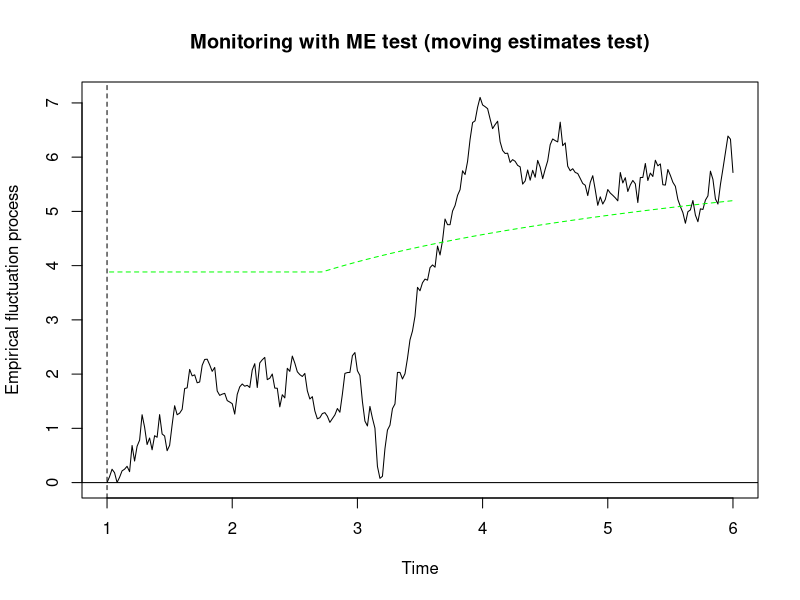

Write the R code that produced this figure.
library(strucchange)


### Name: boundary.mefp
### Title: Boundary Function for Monitoring of Structural Changes
### Aliases: boundary.mefp
### Keywords: regression

### ** Examples

df1 <- data.frame(y=rnorm(300))
df1[150:300,"y"] <- df1[150:300,"y"]+1
me1 <- mefp(y~1, data=df1[1:50,,drop=FALSE], type="ME", h=1,
              alpha=0.05)
me2 <- monitor(me1, data=df1)

plot(me2, boundary=FALSE)
lines(boundary(me2), col="green", lty="44")
